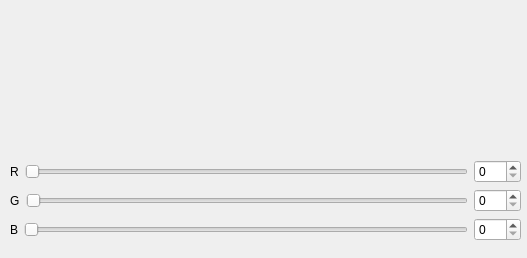
<?xml version="1.0" encoding="UTF-8"?>
<ui version="4.0">
 <class>RGBController</class>
 <widget class="QWidget" name="RGBController">
  <property name="geometry">
   <rect>
    <x>0</x>
    <y>0</y>
    <width>527</width>
    <height>258</height>
   </rect>
  </property>
  <property name="windowTitle">
   <string>Form</string>
  </property>
  <widget class="QWidget" name="layoutWidget">
   <property name="geometry">
    <rect>
     <x>10</x>
     <y>20</y>
     <width>511</width>
     <height>221</height>
    </rect>
   </property>
   <layout class="QVBoxLayout" name="verticalLayout">
    <item>
     <widget class="QWidget" name="colorPallete" native="true">
      <property name="autoFillBackground">
       <bool>true</bool>
      </property>
     </widget>
    </item>
    <item>
     <layout class="QHBoxLayout" name="horizontalLayout">
      <item>
       <widget class="QLabel" name="label">
        <property name="text">
         <string>R</string>
        </property>
       </widget>
      </item>
      <item>
       <widget class="QSlider" name="redSlider">
        <property name="maximum">
         <number>255</number>
        </property>
        <property name="orientation">
         <enum>Qt::Horizontal</enum>
        </property>
       </widget>
      </item>
      <item>
       <widget class="QSpinBox" name="redSpinBox">
        <property name="maximum">
         <number>255</number>
        </property>
       </widget>
      </item>
     </layout>
    </item>
    <item>
     <layout class="QHBoxLayout" name="horizontalLayout_2">
      <item>
       <widget class="QLabel" name="label_2">
        <property name="text">
         <string>G</string>
        </property>
       </widget>
      </item>
      <item>
       <widget class="QSlider" name="greenSlider">
        <property name="maximum">
         <number>255</number>
        </property>
        <property name="orientation">
         <enum>Qt::Horizontal</enum>
        </property>
       </widget>
      </item>
      <item>
       <widget class="QSpinBox" name="greenSpinBox">
        <property name="maximum">
         <number>255</number>
        </property>
       </widget>
      </item>
     </layout>
    </item>
    <item>
     <layout class="QHBoxLayout" name="horizontalLayout_3">
      <item>
       <widget class="QLabel" name="label_3">
        <property name="text">
         <string>B</string>
        </property>
       </widget>
      </item>
      <item>
       <widget class="QSlider" name="blueSlider">
        <property name="maximum">
         <number>255</number>
        </property>
        <property name="orientation">
         <enum>Qt::Horizontal</enum>
        </property>
       </widget>
      </item>
      <item>
       <widget class="QSpinBox" name="blueSpinBox">
        <property name="maximum">
         <number>255</number>
        </property>
       </widget>
      </item>
     </layout>
    </item>
   </layout>
  </widget>
 </widget>
 <resources/>
 <connections>
  <connection>
   <sender>redSlider</sender>
   <signal>valueChanged(int)</signal>
   <receiver>redSpinBox</receiver>
   <slot>setValue(int)</slot>
   <hints>
    <hint type="sourcelabel">
     <x>201</x>
     <y>99</y>
    </hint>
    <hint type="destinationlabel">
     <x>497</x>
     <y>106</y>
    </hint>
   </hints>
  </connection>
  <connection>
   <sender>greenSlider</sender>
   <signal>valueChanged(int)</signal>
   <receiver>greenSpinBox</receiver>
   <slot>setValue(int)</slot>
   <hints>
    <hint type="sourcelabel">
     <x>194</x>
     <y>162</y>
    </hint>
    <hint type="destinationlabel">
     <x>495</x>
     <y>163</y>
    </hint>
   </hints>
  </connection>
  <connection>
   <sender>blueSlider</sender>
   <signal>valueChanged(int)</signal>
   <receiver>blueSpinBox</receiver>
   <slot>setValue(int)</slot>
   <hints>
    <hint type="sourcelabel">
     <x>310</x>
     <y>213</y>
    </hint>
    <hint type="destinationlabel">
     <x>485</x>
     <y>217</y>
    </hint>
   </hints>
  </connection>
  <connection>
   <sender>blueSpinBox</sender>
   <signal>valueChanged(int)</signal>
   <receiver>blueSlider</receiver>
   <slot>setValue(int)</slot>
   <hints>
    <hint type="sourcelabel">
     <x>488</x>
     <y>207</y>
    </hint>
    <hint type="destinationlabel">
     <x>247</x>
     <y>220</y>
    </hint>
   </hints>
  </connection>
  <connection>
   <sender>greenSpinBox</sender>
   <signal>valueChanged(int)</signal>
   <receiver>greenSlider</receiver>
   <slot>setValue(int)</slot>
   <hints>
    <hint type="sourcelabel">
     <x>483</x>
     <y>147</y>
    </hint>
    <hint type="destinationlabel">
     <x>283</x>
     <y>160</y>
    </hint>
   </hints>
  </connection>
  <connection>
   <sender>redSpinBox</sender>
   <signal>valueChanged(int)</signal>
   <receiver>redSlider</receiver>
   <slot>setValue(int)</slot>
   <hints>
    <hint type="sourcelabel">
     <x>480</x>
     <y>91</y>
    </hint>
    <hint type="destinationlabel">
     <x>285</x>
     <y>103</y>
    </hint>
   </hints>
  </connection>
 </connections>
</ui>
